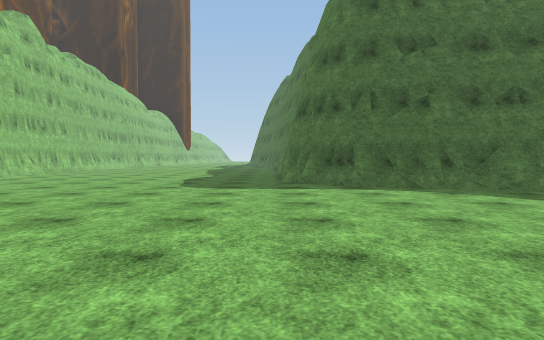
[1] (above)

16 first-person views from a walk through a scene from a Unity 3-D project. The camera is 1.2 m above the floor, tilts 2° down and sees 75° across. The floor is counted in squares, 2 m on a side. Each view is taken from the middle of a square. On the plan, view 1 faces up. The plan holds only what a view shows up to about 10 squares ahead; the rest is blank. The place goes on beyond the plan. Some surface patterns are stand-ins.

[2]
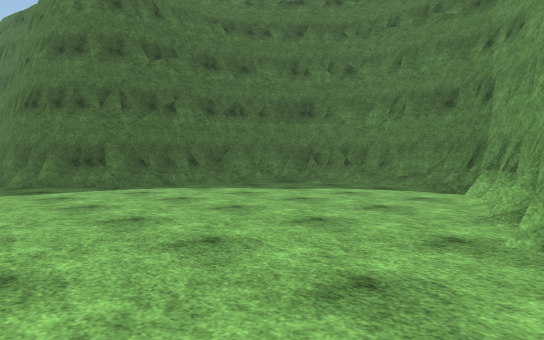

[3]
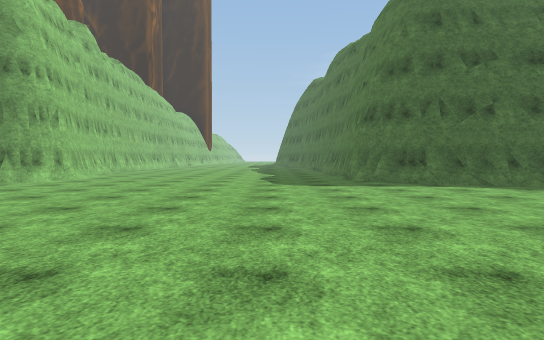

[4]
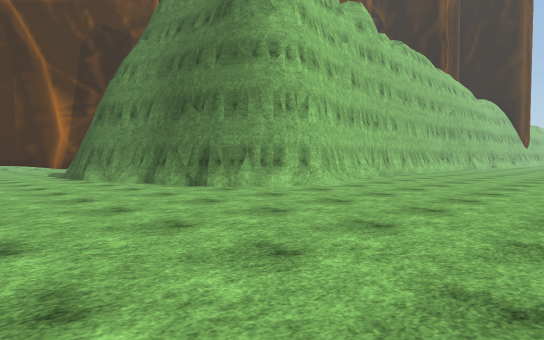

[5]
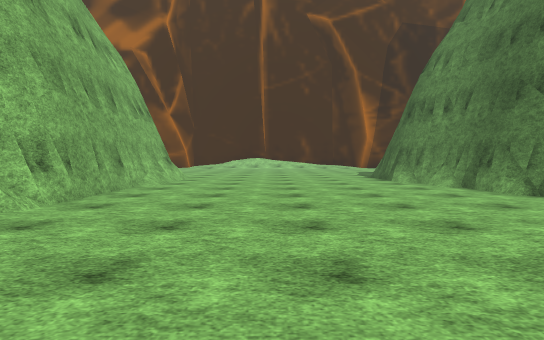

[6]
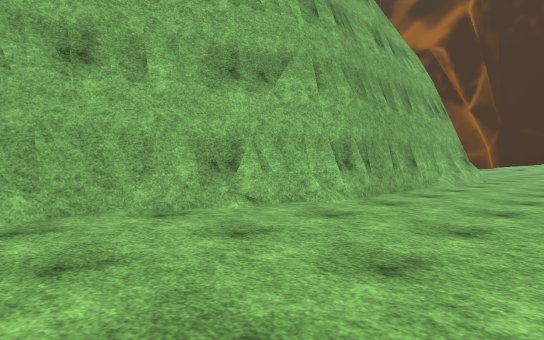

[7]
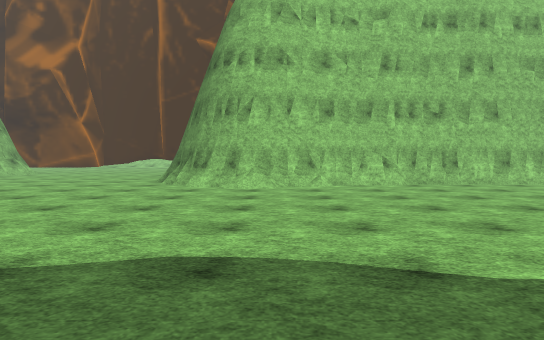

[8]
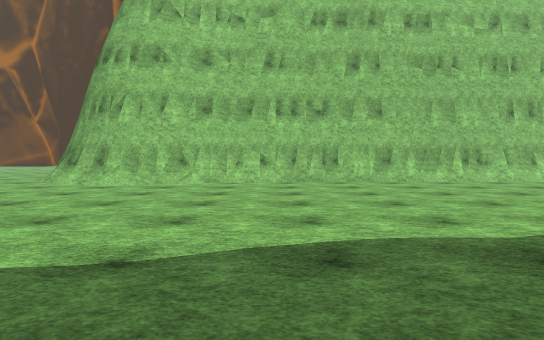

[9]
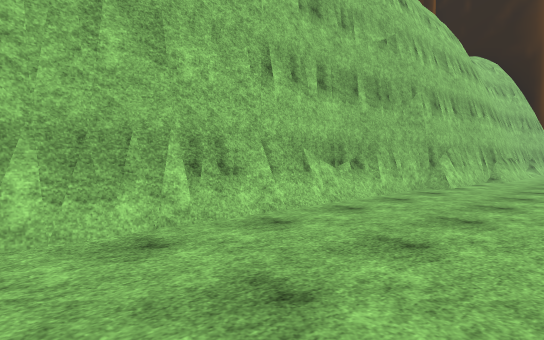

[10]
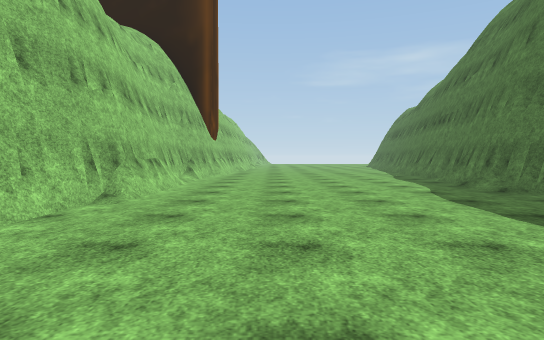

[11]
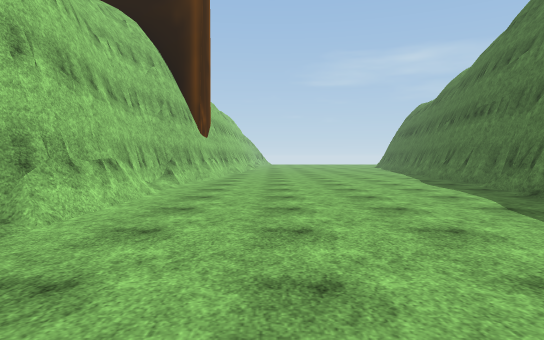

[12]
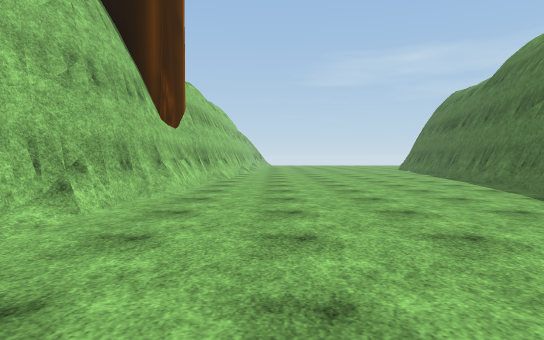

[13]
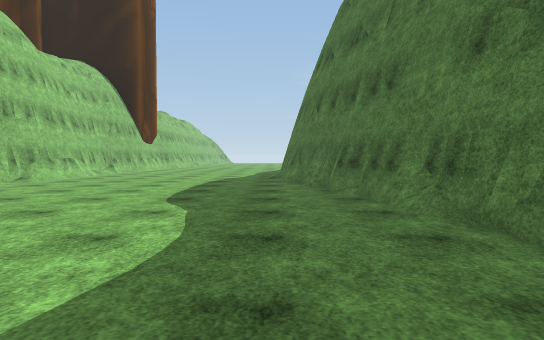

[14]
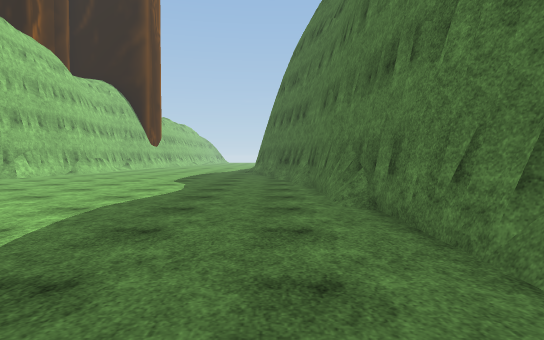

[15]
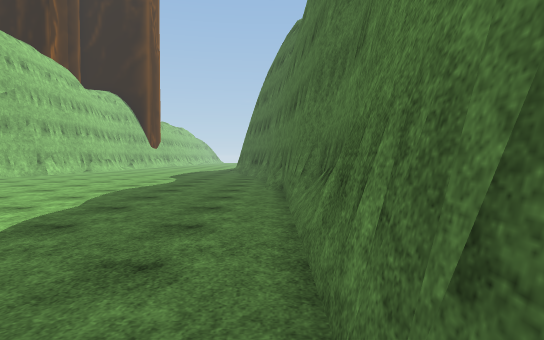

[16]
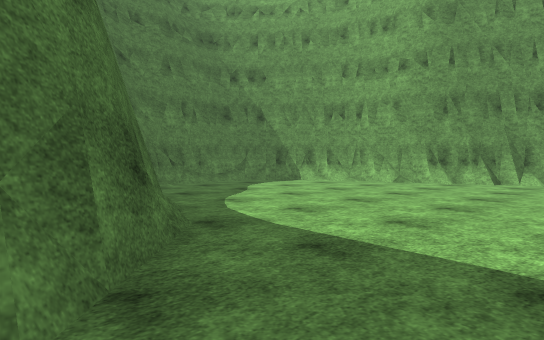

### Floor plan
Key: @ floor where view 1 was taken; # wall or solid block; . floor; / step, stairs or slope; = window, fence, low wall or low ledge.
Columns run from 14 left of view 1 to 7 right of it. Each row starts with its distance up from view 1.
 36       #......=#
 35       #......##
 34       #......#
 33       #......#
 32       #......#
 31      ##......#
 30      #.......#
 29      #.......#
 28      ##...../#
 27      ##...../#
 26      #=......#
 25      #.......#
 24      #.......##
 23      #........#
 22      #........#
 21      #........#
 20      #........#
 19      #........#
 18      #........##
 17      #.........#
 16      #.........#
 15      #.........#
 14      #.........#
 13      #.........#
 12      #.........#
 11      ##........#
 10       #......./#
  9       #........#
  8     ###........###
  7  ####............###
  6 ##.................##
  5 ....................##
  4 .....................#
  3 .....................#
  2 ....................##
  1 .................####
  0 #######.......@####
 -1       ####. . ##

Where each view was taken, in squares from view 1:
view 1: 0 up, 0 right, facing up
view 2: 0 up, 1 left, facing up-right
view 3: 1 down, 2 left, facing up
view 4: 3 up, 3 left, facing up-left
view 5: 3 up, 4 left, facing left
view 6: 3 up, 4 left, facing down-left
view 7: 10 up, 0 right, facing left
view 8: 13 up, 0 right, facing left
view 9: 16 up, 6 left, facing up-left
view 10: 21 up, 6 left, facing up
view 11: 23 up, 6 left, facing up
view 12: 27 up, 6 left, facing up
view 13: 17 up, 2 left, facing up
view 14: 13 up, 1 left, facing up
view 15: 10 up, 0 right, facing up
view 16: 9 up, 1 left, facing down-right
